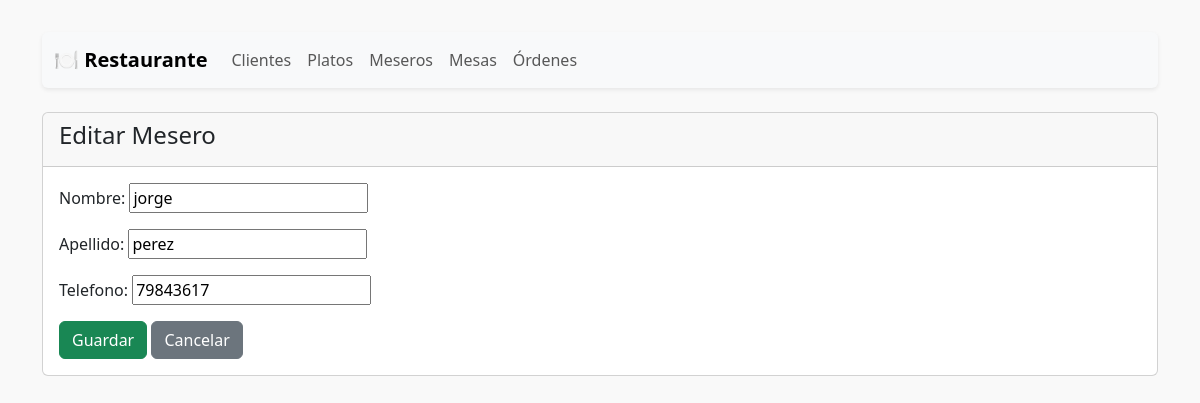
The page /meseros/editar/3/ on the database its author committed.
### restaurante/models/mesero.py (models this page shows, shortened)
class Mesero(models.Model):
    nombre = models.CharField(max_length=100)
    apellido = models.CharField(max_length=100)
    telefono = models.CharField(max_length=15)

### restaurante/views/mesero_view.py (the view)
# urls.py: path('meseros/editar/<int:pk>/', mesero_view.mesero_update, name='mesero_update'),
def mesero_update(request, pk):
    mesero = get_object_or_404(Mesero, pk=pk)
    form = MeseroForm(request.POST or None, instance=mesero)
    if form.is_valid():
        form.save()
        return redirect('mesero_list')
    return render(request, 'restaurante/mesero/form.html', {'form': form})

### restaurante/forms/mesero_form.py
class MeseroForm(forms.ModelForm):
    class Meta:
        model = Mesero
        fields = ['nombre', 'apellido', 'telefono']

### restaurante/templates/restaurante/mesero/form.html (shortened to what this page needs)
{% extends 'restaurante/base.html' %}
{% block content %}
  <div class="card">
    <div class="card-header">
      <h4>{% if form.instance.pk %}Editar Mesero{% else %}Nuevo Mesero{% endif %}</h4>
    </div>
    <div class="card-body">
      <form method="post">
        {{ form.as_p }}
        <button type="submit" class="btn btn-success">Guardar</button>
        <a href="{% url 'mesero_list' %}" class="btn btn-secondary">Cancelar</a>
      </form>
    </div>
  </div>
{% endblock %}

### restaurante/templates/restaurante/base.html (style rules this page uses)
body { padding-top: 2rem; background-color: #f9f9f9; }

### rows shown on the page
Mesero: nombre "jorge", apellido "perez", telefono "79843617"
